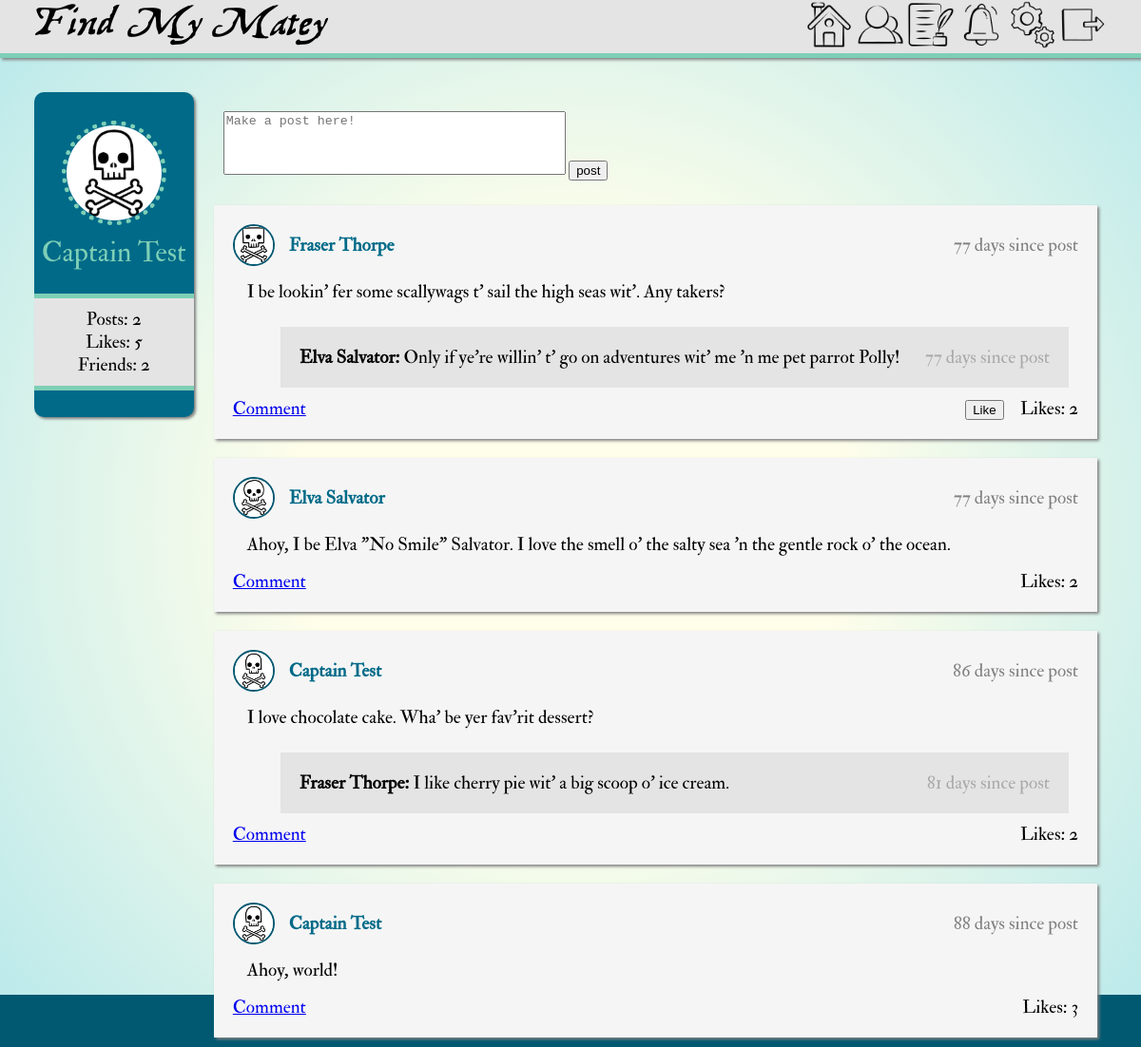
Screenshot of /index.php (signed in) with the database file from the repository.
### tables this page shows
CREATE TABLE `user` (
  `username` varchar(50) NOT NULL,
  `first_name` varchar(64) NOT NULL,
  `last_name` varchar(64) NOT NULL,
  `email` varchar(64) NOT NULL,
  `password` varchar(128) NOT NULL,
  `avatar` varchar(64) DEFAULT NULL
);

CREATE TABLE `post` (
  `post_id` int(11) NOT NULL,
  `username` varchar(50) NOT NULL,
  `text` text NOT NULL,
  `time` datetime(4) NOT NULL DEFAULT current_timestamp(4)
);

CREATE TABLE `comment` (
  `comment_id` int(11) NOT NULL,
  `post_id` int(11) NOT NULL,
  `text` text NOT NULL,
  `username` varchar(50) NOT NULL,
  `time` datetime(4) NOT NULL DEFAULT current_timestamp(4)
);

### database.php (called while the page is built, shortened)
<?php
$HOST = "localhost";
$USERNAME = "INFX371";
$PASSWORD = "P*ssword";
$DB_NAME = "find_my_matey";
$conn = new mysqli($HOST, $USERNAME, $PASSWORD, $DB_NAME);
if (isset($_SESSION["username"])) {
    $username = $_SESSION["username"];
    $user = ($conn->query("SELECT avatar, first_name, last_name, COUNT(post_id) AS posts, user.username ".
    "FROM post JOIN user ON post.username = user.username WHERE user.username = '$username'".
    "GROUP BY user.username"))->fetch_assoc();
    $friendStmt = $conn->query("SELECT DISTINCT friend FROM friend JOIN user ON friend.username = '$username'");
    $friendResult = $friendStmt->fetch_all();
    $profileQuery = "SELECT first_name, last_name, avatar, post_id, text, time, post.username FROM " .
    "post JOIN user ON post.username = user.username WHERE user.username = '$username'";
    if ($friendResult != NULL) {
        foreach ($friendResult as $friend) {
            $profileQuery .= " OR user.username = '$friend[0]'";
        }
    }
    $profileResult = ($conn->query($profileQuery . "ORDER BY post.post_id DESC"))->fetch_all();
    $userLikes = ($conn->query("SELECT COUNT(*) AS likes FROM `like` JOIN `user` ON like.username = user.username ".
    "JOIN `post` ON post.post_id = like.post_id WHERE post.username = '$username'"))->fetch_assoc();
}
$commentResult = ($conn->query("SELECT post_id, text, time, first_name, last_name, comment.username FROM `comment` JOIN `user` " .
"ON user.username = comment.username;"))->fetch_all();
function convertTime($dateTime)
{
    $now = strtotime(date('Y-m-d H:i:s'));
    $dateTime = strtotime($dateTime);
    $postTime = "Just Now ";
    if($now - $dateTime > 3600){
        $postTime = floor(($now - $dateTime) / 3600) . " hours since post";
    }
    if($now - $dateTime > 86400){
        $postTime = floor(($now - $dateTime) / 86400) . " days since post";
    }
    return "$postTime";
}
?>

### index.php (the view, shortened to what this page needs)
<?php include 'database.php';
?>
<!DOCTYPE html lang="en">
<html>
<?php include "header.php" ?>
<div id="container">
    <div id="navbar">
        <div class="logo2">Find My Matey</div>
        <div id="logos">
            <a href="index.php"><img class=navButtons src="./assets/001-home.png"></a>
            <a href=""><img class=navButtons src="./assets/002-users.png"></a>
            <a href=""><img class=navButtons src="./assets/003-message.png"></a>
            <a href=""><img class=navButtons src="./assets/006-notification.png"></a>
            <a href=""><img class=navButtons src="./assets/004-settings.png"></a>
            <a href="logOut.php"><img class=navButtons src="./assets/005-sign-out.png"></a>
        </div>
    </div>
        <div id="innercontainer">
            <div id="sidebar">
                <?php
                echo "<img class=profileAvatar src=$user[avatar] alt=profile_pic>";
                echo "<a class=profileUser href=profile.php?user=" . $user["username"] . ">$user[first_name] ";
                echo "$user[last_name] </a>";
                echo "<div class=userInfo>";
                echo isset($user["posts"]) ? " Posts: $user[posts] <br>" : "Posts: 0 <br>";
                echo isset($userLikes["likes"]) ? " Likes:  $userLikes[likes] <br>" : " Likes: 0 <br>";
                echo isset($friendResult) ? " Friends:  ". count($friendResult) : " Likes: 0";
                echo "</div>";
                ?>
            </div>
            <div id="feed">
            <div class=newPost>
                <form action="post.php" method="post">
                    <textarea id=newPostBox placeholder="Make a post here!" name="post" required="true"></textarea>
                    <input type="submit" value="post" name="submit">
                </form>
            </div>
                <?php
                foreach ($profileResult as $profilePost) {
                    echo "<div class=post>";
                    echo "<div class=postTop ><div class=postAuthor><img class=postAvatar src=$profilePost[2]>";
                    echo "<a class=postUser href =profile.php?user=" . $profilePost[6] . "> $profilePost[0] $profilePost[1]</a></div>
                        <div class=postTime> " . convertTime($profilePost[5]) . "
                        </div></div>" ;
                    echo "<div class=postText>";
                    echo $profilePost[4];
                    echo "</div>";
                    if (isset($commentResult)) {
                        foreach ($commentResult as $comment) {
                            if ($profilePost[3] == $comment[0]) {
                                echo "<div class=comment><div><a href=profile.php?user=" . $comment[5] . " class=commentUser>$comment[3] $comment[4]:</a>".
                                " $comment[1] </div><div class=commentTime>" . convertTime($comment[2]) . "</div></div>";
                            }
                        }
                        echo "<div class=postActions><div class=commentStuff>";
                        echo "<a href=# onclick=toggleForm($profilePost[3]);return false id=$profilePost[3]Btn>Comment</a>";
                        echo "<form action=post.php method=post id=$profilePost[3] hidden=true>";
                        echo "<input type=submit value=comment name=commentSubmit><input type=hidden name=postId " .
                        "value=$profilePost[3]></form><form action=post.php method=post hidden=true></div>";
                        echo "<div class=likeStuff>";
                        $liked = false;
                        foreach($postLikes as $likes){
                            if($profilePost[3] == $likes[1]){
                                $liked = true;
                                break;
                            }
                        }
                        if(!$liked){
                            echo "<input class=likeButton type=submit value=Like name=likeSubmit><input type=hidden name=postId " .
                            "value=$profilePost[3]>";
                        }
                            $likes = ($conn->query("SELECT COUNT(*) AS likes FROM `like` JOIN `user` ON like.username = user.username " .
                            "JOIN `post` ON post.post_id = like.post_id WHERE post.post_id = '$profilePost[3]'"))->fetch_row();
                        echo " Likes: $likes[0] </form>";
                        echo "</div></div>";
                    }
                    echo "</div>";
                }
                ?>
            </div>
        </div>
    </div>
</body>
</html>

### style.css (style rules this page uses)
html, body { display: flex; margin: 0px; }
html { overflow-y: visible; overflow-x: hidden; }
body { background: radial-gradient(circle at center, #fffeea 0%, #fffeea 35%, #b7e8eb 100%); overflow-y: scroll; overflow-x: hidden; font-family: 'IMFellrm', serif; }
.logo2 { font-family: treasureMapDeadhand; font-weight: 300; font-size: 55px; letter-spacing: -0.1ch; margin-left: 3%; align-self: center; }
#container { display: flex; width: 100vw; flex-direction: column; }
#innercontainer { display: flex; flex-direction: row; flex: 1; margin-left: 3%; margin-right: 3%; margin-top: 3%; }
#sidebar { display: flex; width: 15%; flex-grow: 3; background-color: #006a88; justify-content: flex-start; padding: 15px 0px 3px 0px; flex-direction: column; border-radius: 10px; font-size: larger; height: fit-content; margin-right: 1%; box-shadow: 2px 2px 3px grey; }
.userInfo { align-self: center; background-color: rgb(228, 228, 228); display: flex; flex-direction: column; width: 100%; margin: 25px; align-items: center; text-align: center; justify-content:center; border-top: #7dcfb6 5px solid; border-bottom: #7dcfb6 5px solid; padding-top: 10px; padding-bottom: 10px; }
#feed { display: flex; width: 85%; flex-direction: column; height: 100%; }
#navbar { display: flex; justify-content: space-between; background-color: rgb(228, 228, 228); border-bottom: #7dcfb6 5px solid; box-shadow: 2px 2px 3px grey; }
.navButtons { height: 50px; width: 50px; }
.post { display: flex; background-color: whitesmoke; padding: 20px; margin: 10px; box-shadow: 2px 2px 3px grey; flex-direction: column; font-size: larger; }
.comment { background-color: rgb(228, 228, 228); padding: 20px; margin: 10px; margin-left: 50px; flex: 0.7; display: inline-flex; justify-content: space-between; }
.profileAvatar { width: 100px; height: 100px; border-radius: 65px; align-self: center; border: #7dcfb6 5px dotted; margin: 15px 15px 0px 15px; }
.profileUser { align-self: center; font-size: 30px; text-decoration: none; font-weight: 400; color: #7dcfb6; padding-top: 10px; }
.postAvatar { width: 40px; height: 40px; border-radius: 30px; border: 2px solid #015871; }
.postUser { align-self: center; margin-left: 15px; text-decoration: none; font-weight: 600; color: #006a88; }
.postTime { display: inline; align-self: center; color: grey; }
.postTop { display: flex; flex-direction: row; justify-content: space-between; }
.postAuthor { display: inline-flex; }
.postText { padding: 15px; }
.postActions { display: flex; flex-direction: row; justify-content: space-between; align-items: center; }
.commentStuff { display: inline; align-items: center; }
.commentUser { font-weight: 600; display: inline; text-decoration: none; color: black; }
.commentTime { color: darkgray; align-items: flex-end; }
.likeStuff { display: inline; }
.likeButton { margin-left: 1em; margin-right: 1em; }
#newPostBox { width: 30vw; resize: none; height: 5em; }
.newPost { display: inline-flex; margin: 20px 20px 0px 20px; justify-content: flex-start; }
#logos { align-self: center; margin-right: 3%; }

### rows the page displays
user: avatar (picture), first_name "Captain", last_name "Test"
post: username.avatar (picture), username.first_name "Fraser", username.last_name "Thorpe", time "77 days since post", text "I be lookin' fer some scallywags t' sail the high seas wit'. Any takers?", likes "2"
comment: username.first_name "Elva", username.last_name "Salvator", text "Only if ye're willin' t' go on adventures wit' me 'n me pet parrot Polly!", time "77 days since post"
post: username.avatar (picture), username.first_name "Elva", username.last_name "Salvator", time "77 days since post", text "Ahoy, I be Elva \"No Smile\" Salvator. I love the smell o' the salty sea 'n the gentle rock o' the ocean.", likes "2"
post: username.avatar (picture), username.first_name "Captain", username.last_name "Test", time "86 days since post", text "I love chocolate cake. Wha' be yer fav'rit dessert?", likes "2"
comment: username.first_name "Fraser", username.last_name "Thorpe", text "I like cherry pie wit' a big scoop o' ice cream.", time "81 days since post"
post: username.avatar (picture), username.first_name "Captain", username.last_name "Test", time "88 days since post", text "Ahoy, world!", likes "3"

### other values shown
$user[posts] "2"
$userLikes[likes] "5"
count($friendResult) "2"
